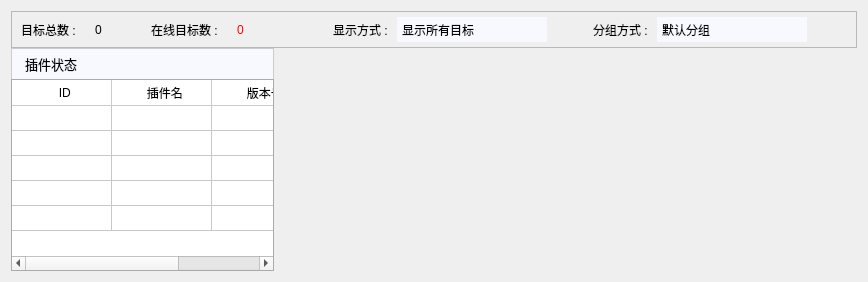
     <widget class="QFrame" name="pluginStatus">
      <layout class="QVBoxLayout" name="verticalLayout_5">
       <property name="spacing">
        <number>0</number>
       </property>
       <item>
        <widget class="QFrame" name="displayMode">
         <property name="styleSheet">
          <string notr="true">QWidget
{
	font-family:&quot;Microsoft Yahei&quot;;
}

QFrame#frame
{
	border:1px solid #cccccc;
	background-color:rgb(247,249,255);
	color:black;
}</string>
         </property>
         <property name="frameShape">
          <enum>QFrame::StyledPanel</enum>
         </property>
         <property name="frameShadow">
          <enum>QFrame::Raised</enum>
         </property>
         <layout class="QHBoxLayout" name="horizontalLayout">
          <property name="topMargin">
           <number>5</number>
          </property>
          <property name="bottomMargin">
           <number>5</number>
          </property>
          <item>
           <widget class="QLabel" name="label_3">
            <property name="minimumSize">
             <size>
              <width>0</width>
              <height>25</height>
             </size>
            </property>
            <property name="maximumSize">
             <size>
              <width>16777215</width>
              <height>25</height>
             </size>
            </property>
            <property name="styleSheet">
             <string notr="true"/>
            </property>
            <property name="text">
             <string>目标总数 : </string>
            </property>
           </widget>
          </item>
          <item>
           <spacer name="horizontalSpacer_4">
            <property name="orientation">
             <enum>Qt::Horizontal</enum>
            </property>
            <property name="sizeType">
             <enum>QSizePolicy::Fixed</enum>
            </property>
            <property name="sizeHint" stdset="0">
             <size>
              <width>10</width>
              <height>20</height>
             </size>
            </property>
           </spacer>
          </item>
          <item>
           <widget class="QLabel" name="lbTargetCount">
            <property name="minimumSize">
             <size>
              <width>50</width>
              <height>25</height>
             </size>
            </property>
            <property name="maximumSize">
             <size>
              <width>16777215</width>
              <height>25</height>
             </size>
            </property>
            <property name="styleSheet">
             <string notr="true"/>
            </property>
            <property name="text">
             <string>0</string>
            </property>
           </widget>
          </item>
          <item>
           <widget class="QLabel" name="label_5">
            <property name="minimumSize">
             <size>
              <width>0</width>
              <height>25</height>
             </size>
            </property>
            <property name="maximumSize">
             <size>
              <width>16777215</width>
              <height>25</height>
             </size>
            </property>
            <property name="styleSheet">
             <string notr="true"/>
            </property>
            <property name="text">
             <string>在线目标数 : </string>
            </property>
           </widget>
          </item>
          <item>
           <spacer name="horizontalSpacer_5">
            <property name="orientation">
             <enum>Qt::Horizontal</enum>
            </property>
            <property name="sizeType">
             <enum>QSizePolicy::Fixed</enum>
            </property>
            <property name="sizeHint" stdset="0">
             <size>
              <width>10</width>
              <height>20</height>
             </size>
            </property>
           </spacer>
          </item>
          <item>
           <widget class="QLabel" name="lbOnlineTargetCount">
            <property name="minimumSize">
             <size>
              <width>50</width>
              <height>25</height>
             </size>
            </property>
            <property name="maximumSize">
             <size>
              <width>16777215</width>
              <height>25</height>
             </size>
            </property>
            <property name="styleSheet">
             <string notr="true">QLabel
{
	color:red;
}</string>
            </property>
            <property name="text">
             <string>0</string>
            </property>
           </widget>
          </item>
          <item>
           <spacer name="horizontalSpacer_3">
            <property name="orientation">
             <enum>Qt::Horizontal</enum>
            </property>
            <property name="sizeType">
             <enum>QSizePolicy::Fixed</enum>
            </property>
            <property name="sizeHint" stdset="0">
             <size>
              <width>40</width>
              <height>20</height>
             </size>
            </property>
           </spacer>
          </item>
          <item>
           <widget class="QLabel" name="label_2">
            <property name="minimumSize">
             <size>
              <width>0</width>
              <height>25</height>
             </size>
            </property>
            <property name="maximumSize">
             <size>
              <width>16777215</width>
              <height>25</height>
             </size>
            </property>
            <property name="styleSheet">
             <string notr="true"/>
            </property>
            <property name="text">
             <string>显示方式 : </string>
            </property>
           </widget>
          </item>
          <item>
           <widget class="QComboBox" name="cmbDisplayMode">
            <property name="minimumSize">
             <size>
              <width>150</width>
              <height>25</height>
             </size>
            </property>
            <property name="maximumSize">
             <size>
              <width>16777215</width>
              <height>25</height>
             </size>
            </property>
            <property name="styleSheet">
             <string notr="true">QComboBox
{
	background-color:rgb(247,249,255);;
	border:0px solid rgb(46,52,52);
	color:black;
}

QComboBox:hover
{
	background-color:#cccccc;
}

QComboBox:on
{
	background-color:#cccccc;
}

 QComboBox::drop-down {
     subcontrol-origin: padding;
     subcontrol-position: top right;
     width: 15px;

	 border:0px solid rgb(46,52,52);
 }

QComboBox::down-arrow {
	height:8px;
	width:8px;
	image: url(image/arrow.png);
 }

 QComboBox QAbstractItemView
{
	border:1px solid #eef0ff;
}</string>
            </property>
            <property name="iconSize">
             <size>
              <width>20</width>
              <height>20</height>
             </size>
            </property>
            <property name="frame">
             <bool>true</bool>
            </property>
            <item>
             <property name="text">
              <string>显示所有目标</string>
             </property>
             <property name="icon">
              <iconset>
               <normaloff>image/allfile.png</normaloff>image/allfile.png</iconset>
             </property>
            </item>
            <item>
             <property name="text">
              <string>只显示在线目标</string>
             </property>
             <property name="icon">
              <iconset>
               <normaloff>image/allfile.png</normaloff>image/allfile.png</iconset>
             </property>
            </item>
            <item>
             <property name="text">
              <string>只显示离线目标</string>
             </property>
             <property name="icon">
              <iconset>
               <normaloff>image/allfile.png</normaloff>image/allfile.png</iconset>
             </property>
            </item>
            <item>
             <property name="text">
              <string>只显示收藏的目标</string>
             </property>
             <property name="icon">
              <iconset>
               <normaloff>image/star.png</normaloff>image/star.png</iconset>
             </property>
            </item>
           </widget>
          </item>
          <item>
           <spacer name="horizontalSpacer_2">
            <property name="orientation">
             <enum>Qt::Horizontal</enum>
            </property>
            <property name="sizeType">
             <enum>QSizePolicy::Fixed</enum>
            </property>
            <property name="sizeHint" stdset="0">
             <size>
              <width>40</width>
              <height>20</height>
             </size>
            </property>
           </spacer>
          </item>
          <item>
           <widget class="QLabel" name="label">
            <property name="minimumSize">
             <size>
              <width>0</width>
              <height>25</height>
             </size>
            </property>
            <property name="maximumSize">
             <size>
              <width>16777215</width>
              <height>25</height>
             </size>
            </property>
            <property name="styleSheet">
             <string notr="true"/>
            </property>
            <property name="text">
             <string>分组方式 : </string>
            </property>
           </widget>
          </item>
          <item>
           <widget class="QComboBox" name="cmbCategory">
            <property name="minimumSize">
             <size>
              <width>150</width>
              <height>25</height>
             </size>
            </property>
            <property name="maximumSize">
             <size>
              <width>16777215</width>
              <height>25</height>
             </size>
            </property>
            <property name="styleSheet">
             <string notr="true">QComboBox
{
	background-color:rgb(247,249,255);
	border:0px solid rgb(46,52,52);
	color:black;
}

QComboBox:hover
{
	background-color:#cccccc;
}

QComboBox:on
{
	background-color:#cccccc;
}

 QComboBox::drop-down {
     subcontrol-origin: padding;
     subcontrol-position: top right;
     width: 15px;

	 border:0px solid rgb(46,52,52);
 }

QComboBox::down-arrow {
	height:8px;
	width:8px;
	image: url(image/arrow.png);
 }

 QComboBox QAbstractItemView
{
	border:1px solid #eef0ff;
}</string>
            </property>
            <property name="iconSize">
             <size>
              <width>20</width>
              <height>20</height>
             </size>
            </property>
            <item>
             <property name="text">
              <string>默认分组</string>
             </property>
             <property name="icon">
              <iconset>
               <normaloff>image/group.png</normaloff>image/group.png</iconset>
             </property>
            </item>
            <item>
             <property name="text">
              <string>按平台分组</string>
             </property>
             <property name="icon">
              <iconset>
               <normaloff>image/windows_online.png</normaloff>image/windows_online.png</iconset>
             </property>
            </item>
            <item>
             <property name="text">
              <string>按所在地分组</string>
             </property>
             <property name="icon">
              <iconset>
               <normaloff>image/home.png</normaloff>image/home.png</iconset>
             </property>
            </item>
           </widget>
          </item>
          <item>
           <spacer name="horizontalSpacer">
            <property name="orientation">
             <enum>Qt::Horizontal</enum>
            </property>
            <property name="sizeHint" stdset="0">
             <size>
              <width>40</width>
              <height>20</height>
             </size>
            </property>
           </spacer>
          </item>
         </layout>
        </widget>
       </item>
       <item>
        <widget class="QLabel" name="label_6">
         <property name="minimumSize">
          <size>
           <width>263</width>
           <height>31</height>
          </size>
         </property>
         <property name="maximumSize">
          <size>
           <width>263</width>
           <height>16777215</height>
          </size>
         </property>
         <property name="styleSheet">
          <string notr="true">QLabel
{
	font-family:&quot;Microsoft Yahei&quot;;
	font-size:13px;
	background-color:rgb(247,249,255);
	color:black;
	min-height:30px;
	padding-left:10px;
	border:1px solid #cccccc;
	border-bottom-width:0px;
}</string>
         </property>
         <property name="text">
          <string>插件状态</string>
         </property>
        </widget>
       </item>
       <item>
        <widget class="QTableWidget" name="tbPluginStatus">
         <property name="minimumSize">
          <size>
           <width>263</width>
           <height>0</height>
          </size>
         </property>
         <property name="maximumSize">
          <size>
           <width>263</width>
           <height>16777215</height>
          </size>
         </property>
         <property name="styleSheet">
          <string notr="true">QHeaderView 
{
	background-color:#777777;
	color:#cccccc;
}
QHeaderView::section 
{
	background-color:white;
	color:black;
	min-height:25px;
	border-width:0px;
	border-style:solid;
	border-color:#cccccc;
	border-right-width:1px;
	border-bottom-width:1px;
}

QTableWidget:item
{
	color:black;
	padding-left:10px;
}

QFrame#tbPluginStatus{
	border:1px solid #aaaaaa;
}

 QHeaderView::down-arrow {
     image: none;
 }

 QHeaderView::up-arrow {
     image:none;
}</string>
         </property>
         <property name="editTriggers">
          <set>QAbstractItemView::NoEditTriggers</set>
         </property>
         <property name="selectionMode">
          <enum>QAbstractItemView::SingleSelection</enum>
         </property>
         <property name="selectionBehavior">
          <enum>QAbstractItemView::SelectRows</enum>
         </property>
         <property name="verticalScrollMode">
          <enum>QAbstractItemView::ScrollPerPixel</enum>
         </property>
         <property name="horizontalScrollMode">
          <enum>QAbstractItemView::ScrollPerPixel</enum>
         </property>
         <property name="sortingEnabled">
          <bool>false</bool>
         </property>
         <attribute name="horizontalHeaderHighlightSections">
          <bool>false</bool>
         </attribute>
         <attribute name="horizontalHeaderStretchLastSection">
          <bool>true</bool>
         </attribute>
         <attribute name="verticalHeaderVisible">
          <bool>false</bool>
         </attribute>
         <attribute name="verticalHeaderDefaultSectionSize">
          <number>25</number>
         </attribute>
         <attribute name="verticalHeaderHighlightSections">
          <bool>false</bool>
         </attribute>
         <row>
          <property name="text">
           <string>新建行</string>
          </property>
         </row>
         <row>
          <property name="text">
           <string>新建行</string>
          </property>
         </row>
         <row>
          <property name="text">
           <string>新建行</string>
          </property>
         </row>
         <row>
          <property name="text">
           <string>新建行</string>
          </property>
         </row>
         <row>
          <property name="text">
           <string>新建行</string>
          </property>
         </row>
         <column>
          <property name="text">
           <string>  ID</string>
          </property>
         </column>
         <column>
          <property name="text">
           <string>  插件名</string>
          </property>
         </column>
         <column>
          <property name="text">
           <string>  版本号</string>
          </property>
         </column>
         <column>
          <property name="text">
           <string>  状态</string>
          </property>
         </column>
        </widget>
       </item>
      </layout>
     </widget>
